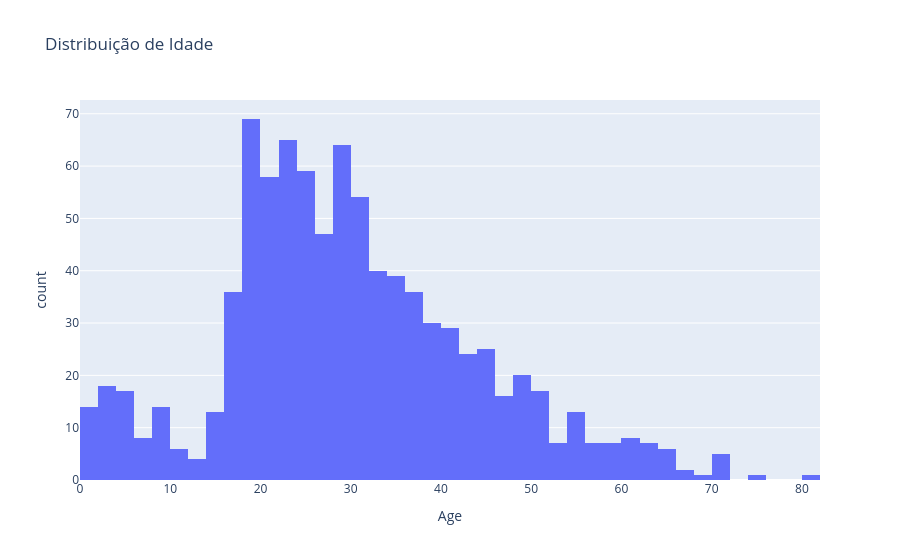

Notebook cell for this chart:
### Markdown cell above
# Histograma da idade

### Code cell
fig = px.histogram(dados, x="Age", title="Distribuição de Idade")
fig.show()

### Figure 1 — Plotly figure (JSON) as saved in the notebook; plotly's stock layout.template omitted (floating-point values rounded to 4 significant figures; data arrays with more than 128 entries replaced by an {"elided": "..."} marker saying what was removed)
{"data": [{"bingroup": "x", "hovertemplate": "Age=%{x}<br>count=%{y}<extra></extra>", "legendgroup": "", "marker": {"color": "#636efa", "pattern": {"shape": ""}}, "name": "", "orientation": "v", "showlegend": false, "type": "histogram", "x": {"elided": "887 float values"}, "xaxis": "x", "yaxis": "y"}], "layout": {"barmode": "relative", "legend": {"tracegroupgap": 0}, "title": {"text": "Distribuição de Idade"}, "xaxis": {"anchor": "y", "domain": [0, 1], "title": {"text": "Age"}}, "yaxis": {"anchor": "x", "domain": [0, 1], "title": {"text": "count"}}}}
